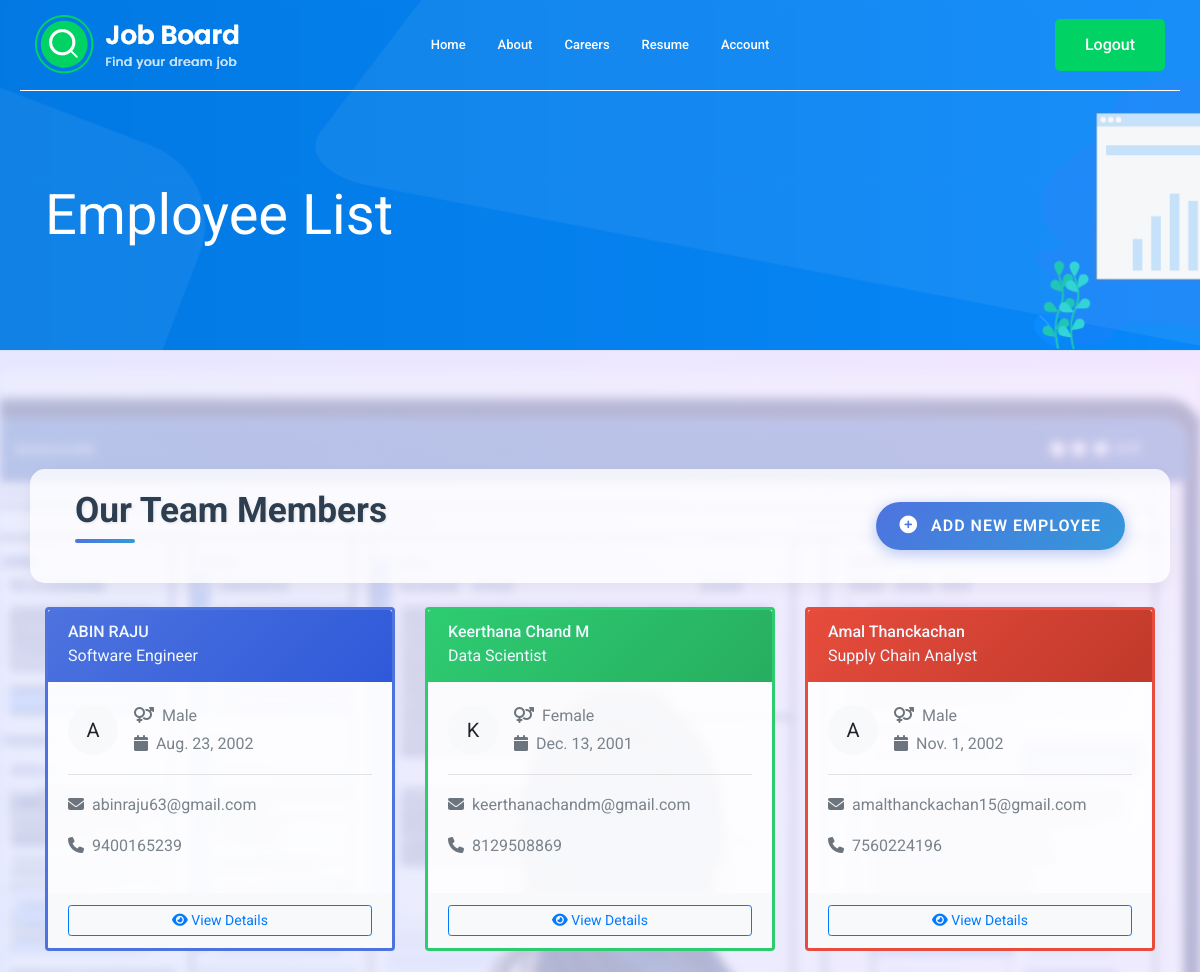
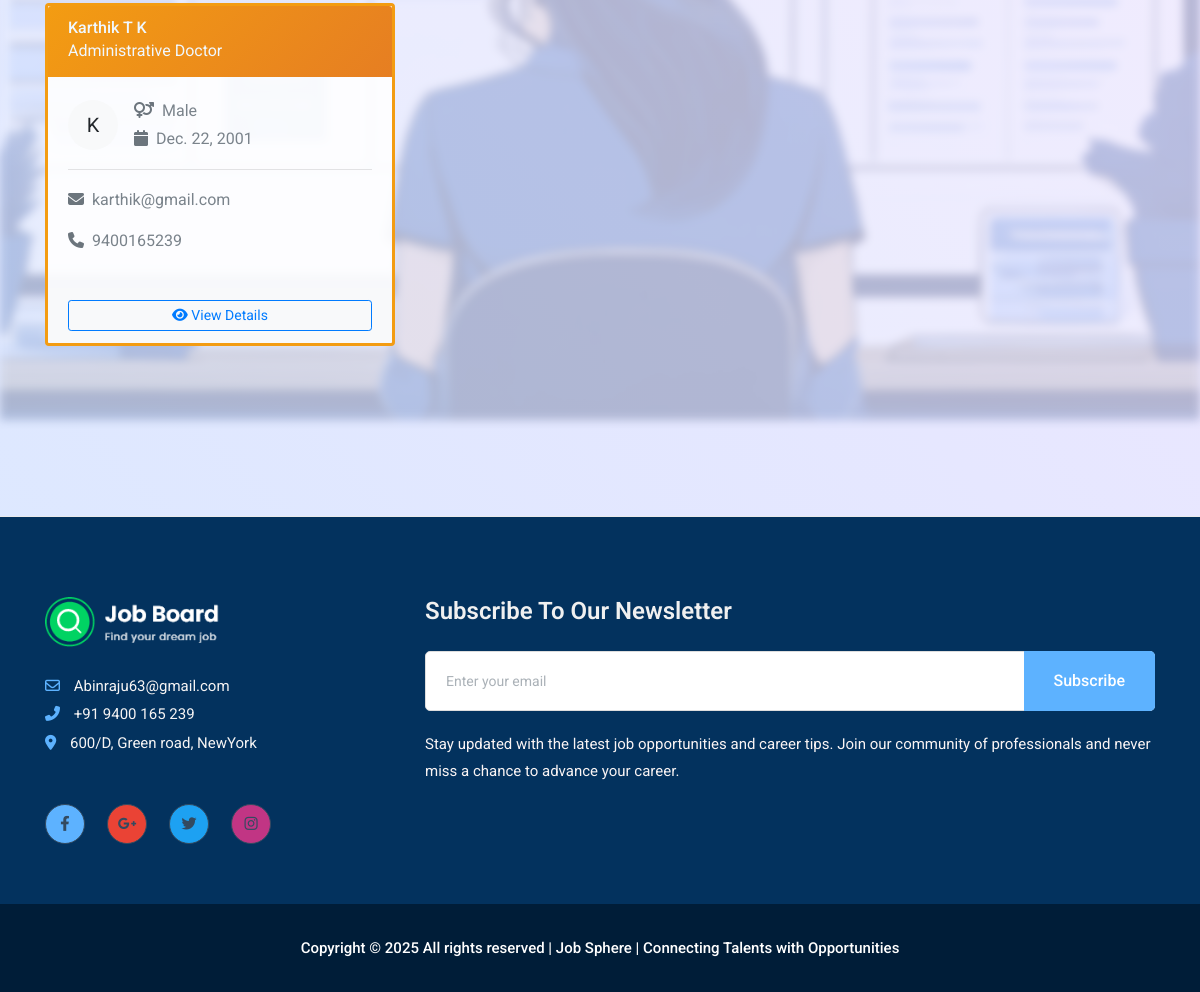
The app's page /employee_list/ (signed in) with its own data (2 pictures, top to bottom).
### main/models.py (models this page shows, shortened)
class Employee(models.Model):
    user = models.OneToOneField(User, on_delete=models.CASCADE,default=0)
    type = models.CharField(max_length=200,default='Employee')
    wo_id=models.AutoField(primary_key=True)
    wo_name=models.CharField(max_length=200)
    wo_position=models.CharField(max_length=200)
    wo_email=models.EmailField()
    wo_phone=models.CharField(max_length=200,default='1234567890')
    wo_resume=models.FileField(upload_to='employee_resume',default='default.pdf')
    wo_gender=models.CharField(max_length=200,choices=[
        ('Male','Male'),
        ('Female','Female'),
        ('Other','Other')
    ])
    wo_dob=models.DateField()
    wo_address=models.TextField()
    wo_applied_jobs=models.ManyToManyField('employer.Job', related_name='applied_jobs',default=None)

### main/views.py (the view)
# urls.py: path('employee_list/',views.employee_list,name='employee_list'),
@login_required
def employee_list(request):
    employees = Employee.objects.all()
    return render(request, 'employee_list.html', {'employees': employees})

### main/templates/employee_list.html (shortened to what this page needs)
{% extends "base.html" %}
{% load static%}
{% block content %}
    <div class="bradcam_area bradcam_bg_1">
        <div class="container">
            <div class="row">
                <div class="col-xl-12">
                    <div class="bradcam_text">
                        <h3>Employee List</h3>
                    </div>
                </div>
            </div>
        </div>
    </div>
    <div class="employee-list-container">
        <div class="container mt-5">
            <div class="header-section row mb-4 align-items-center">
                <div class="col-md-6">
                    <h4 class="team-heading">Our Team Members</h4>
                </div>
                <div class="col-md-6 text-right">
                    <a href="{% url 'create_employee' %}" class="btn add-employee-btn">
                        <i class="fa fa-plus-circle"></i> Add New Employee
                    </a>
                </div>
            </div>
            <div class="row">
                {% for employee in employees %}
                <div class="col-lg-4 col-md-6 mb-4">
                    <div class="card border-0 shadow-sm h-100" style="border: 3px solid {% cycle '#4e73df' '#2ecc71' '#e74c3c' '#f39c12' '#9b59b6' '#3498db' %}!important;">
                        <div class="card-header border-0 bg-gradient-primary text-white"
                             style="background: linear-gradient(135deg,{% cycle '#4e73df, #2e59d9' '#2ecc71, #27ae60' '#e74c3c, #c0392b' '#f39c12, #e67e22' '#9b59b6, #8e44ad' '#3498db, #2980b9' %});">
                            <h5 class="mb-0" style="color: aliceblue;">{{ employee.wo_name }}</h5>
                            <p class="mb-0" style="color: aliceblue;">{{ employee.wo_position }}</p>
                        </div>
                        <div class="card-body">
                            <div class="d-flex align-items-center mb-3">
                                <div class="avatar-circle bg-light mr-3 text-center" style="width: 50px; height: 50px; line-height: 50px; border-radius: 50%;">
                                    <span style="font-size: 20px;">{{ employee.wo_name|first }}</span>
                                </div>
                                <div>
                                    <p class="mb-0"><i class="fa fa-venus-mars text-muted mr-2"></i>{{ employee.wo_gender }}</p>
                                    <p class="mb-0"><i class="fa fa-calendar text-muted mr-2"></i>{{ employee.wo_dob }}</p>
                                </div>
                            </div>
                            <hr>
                            <p><i class="fa fa-envelope text-muted mr-2"></i>{{ employee.wo_email }}</p>
                            <p><i class="fa fa-phone text-muted mr-2"></i>{{ employee.wo_phone }}</p>
                        </div>
                        <div class="card-footer bg-light border-0">
                            <a href="{% url 'employee_detail' employee.wo_id %}" class="btn btn-sm btn-outline-primary w-100">
                                <i class="fa fa-eye"></i> View Details
                            </a>
                        </div>
                    </div>
                </div>
                {% endfor %}
            </div>
        </div>
    </div>
    <br><br><br><br>
{% endblock %}

### records on screen
Employee: wo_name "ABIN RAJU", wo_position "Software Engineer", wo_name|first "A", wo_gender "Male", wo_dob "Aug. 23, 2002", wo_email "abinraju63@gmail.com", wo_phone "9400165239"
Employee: wo_name "Keerthana Chand M", wo_position "Data Scientist", wo_name|first "K", wo_gender "Female", wo_dob "Dec. 13, 2001", wo_email "keerthanachandm@gmail.com", wo_phone "8129508869"
Employee: wo_name "Amal Thanckachan", wo_position "Supply Chain Analyst", wo_name|first "A", wo_gender "Male", wo_dob "Nov. 1, 2002", wo_email "amalthanckachan15@gmail.com", wo_phone "7560224196"
Employee: wo_name "Karthik T K", wo_position "Administrative Doctor", wo_name|first "K", wo_gender "Male", wo_dob "Dec. 22, 2001", wo_email "karthik@gmail.com", wo_phone "9400165239"
